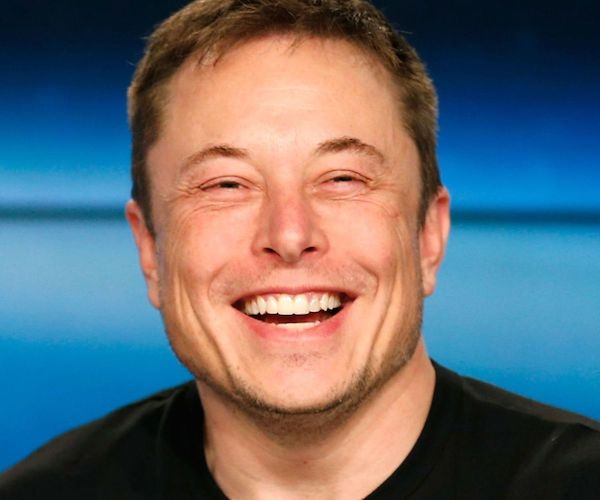
#> input picture mini-project1/images/musk.jpg, 600 x 500 px
$ python bluescreen.py
#> lines starting #> are read from the running program, lines starting #| are printed output that depends on the picture
### mini-project1/simpleimage.py
#!/usr/bin/env python3

"""
Stanford SimpleImage

Written by Nick Parlante, Sonja Johnson-Yu, and Nick Bowman.
 -7/2019  version, has file reading, pix, foreach, hidden get/setpix

SimpleImage Features:
Create image:
  image = SimpleImage.blank(400, 200)   # create new image of size
  image = SimpleImage('foo.jpg')        # create from file

Access size
  image.width, image.height

Get pixel at x,y
  pix = image.get_pixel(x, y)
  # pix is RGB tuple like (100, 200, 0)

Set pixel at x,y
  image.set_pixel(x, y, pix)   # set data by tuple also

Get Pixel object at x,y
  pixel = image.get_pixel(x, y)
  pixel.red = 0
  pixel.blue = 255

Show image on screen
  image.show()

The main() function below demonstrates the above functions as a test.
"""

import sys
# If the following line fails, "Pillow" needs to be installed
from PIL import Image


def clamp(num):
    """
    Return a "clamped" version of the given num,
    converted to be an int limited to the range 0..255 for 1 byte.
    """
    num = int(num)
    if num < 0:
        return 0
    if num >= 256:
        return 255
    return num


class Pixel(object):
    """
    A pixel at an x,y in a SimpleImage.
    Supports set/get .red .green .blue
    and get .x .y
    """
    def __init__(self, image, x, y):
        self.image = image
        self._x = x
        self._y = y

    def __str__(self):
        return 'r:' + str(self.red) + ' g:' + str(self.green) + ' b:' + str(self.blue)

    # Pillow image stores each pixel color as a (red, green, blue) tuple.
    # So the functions below have to unpack/repack the tuple to change anything.

    @property
    def red(self):
        return self.image.px[self._x, self._y][0]

    @red.setter
    def red(self, value):
        rgb = self.image.px[self._x, self._y]
        self.image.px[self._x, self._y] = (clamp(value), rgb[1], rgb[2])

    @property
    def green(self):
        return self.image.px[self._x, self._y][1]

    @green.setter
    def green(self, value):
        rgb = self.image.px[self._x, self._y]
        self.image.px[self._x, self._y] = (rgb[0], clamp(value), rgb[2])

    @property
    def blue(self):
        return self.image.px[self._x, self._y][2]

    @blue.setter
    def blue(self, value):
        rgb = self.image.px[self._x, self._y]
        self.image.px[self._x, self._y] = (rgb[0], rgb[1], clamp(value))

    @property
    def x(self):
        return self._x

    @property
    def y(self):
        return self._y


# color tuples for background color names 'red' 'white' etc.
BACK_COLORS = {
    'white': (255, 255, 255),
    'black': (0, 0, 0),
    'red': (255, 0, 0),
    'green': (0, 255, 0),
    'blue': (0, 0, 255),
}


class SimpleImage(object):
    def __init__(self, filename, width=0, height=0, back_color=None):
        """
        Create a new image. This case works: SimpleImage('foo.jpg')
        To create a blank image use SimpleImage.blank(500, 300)
        The other parameters here are for internal/experimental use.
        """
        # Create pil_image either from file, or making blank
        if filename:
            self.pil_image = Image.open(filename).convert("RGB")
            if self.pil_image.mode != 'RGB':
                raise Exception('Image file is not RGB')
            self._filename = filename  # hold onto
        else:
            if not back_color:
                back_color = 'white'
            color_tuple = BACK_COLORS[back_color]
            if width == 0 or height == 0:
                raise Exception('Creating blank image requires width/height but got {} {}'
                                .format(width, height))
            self.pil_image = Image.new('RGB', (width, height), color_tuple)
        self.px = self.pil_image.load()
        size = self.pil_image.size
        self._width = size[0]
        self._height = size[1]
        self.curr_x = 0
        self.curr_y = 0

    def __iter__(self):
        return self

    def __next__(self):
        if self.curr_x < self.width and self.curr_y < self.height:
            x = self.curr_x
            y = self.curr_y
            self.increment_curr_counters()
            return Pixel(self, x, y)
        else:
            self.curr_x = 0
            self.curr_y = 0
            raise StopIteration()

    def increment_curr_counters(self):
        self.curr_x += 1
        if self.curr_x == self.width:
            self.curr_x = 0
            self.curr_y += 1

    # [9 lines left out: functions blank, file, not called in this run]

    @property
    def width(self):
        """Width of image in pixels."""
        return self._width

    @property
    def height(self):
        """Height of image in pixels."""
        return self._height

    def get_pixel(self, x, y):
        """
        Returns a Pixel at the given x,y, suitable for getting/setting
        .red .green .blue values.
        """
        if x < 0 or x >= self._width or y < 0 or y >= self.height:
            e = Exception('get_pixel bad coordinate x %d y %d (vs. image width %d height %d)' %
                          (x, y, self._width, self.height))
            raise e
        return Pixel(self, x, y)

    # [14 lines left out: functions set_pixel, set_rgb, not called in this run]

    def _get_pix_(self, x, y):
        """Get pix RGB tuple (200, 100, 50) for the given x,y."""
        return self.px[x, y]

    def _set_pix_(self, x, y, pix):
        """Set the given pix RGB tuple into the image at the given x,y."""
        self.px[x, y] = pix

    def show(self):
        """Displays the image using an external utility."""
        self.pil_image.show()

    # [39 lines left out: functions make_as_big_as, main, not called in this run]


# [2 lines that do not run on import are left out]

### mini-project1/bluescreen.py
"""
File: bluescreen.py
--------------------
This program shows an example of "greenscreening" (actually
"bluescreening" in this case).  This is where we replace the
pixels of a certain color intensity in a particular channel
(here, we use blue) with the pixels from another image.
"""


import os
from simpleimage import SimpleImage

# Get the directory where this script is located
SCRIPT_DIR = os.path.dirname(os.path.abspath(__file__))

INTENSITY_THRESHOLD = 1.2  # Lower = more pixels detected as "blue"


def bluescreen(main_filename, back_filename):
    """
    Implements the notion of "bluescreening".  That is,
    the image in the main_filename has its "sufficiently blue"
    pixels replaced with pixel from the corresponding x,y
    location in the image in the file back_filename.
    Returns the resulting "bluescreened" image.
    """
    image = SimpleImage(main_filename)
    back = SimpleImage(back_filename)

    for pixel in image:
        # Calculate average of RGB values
        average = (pixel.red + pixel.green + pixel.blue) / 3
        # Check if pixel is "sufficiently blue"
        # (blue channel is significantly higher than average)
        if pixel.blue > average * INTENSITY_THRESHOLD:
            # Get corresponding pixel from background image
            # Use modulo to handle different image sizes
            back_x = pixel.x % back.width
            back_y = pixel.y % back.height
            back_pixel = back.get_pixel(back_x, back_y)
            # Replace main image pixel with background pixel
            pixel.red = back_pixel.red
            pixel.green = back_pixel.green
            pixel.blue = back_pixel.blue
    return image


def main():
    """
    Run your desired image manipulation functions here.
    You should store the return value (image) and then
    call .show() to visualize the output of your program.
    """
    # Build paths to images
    musk_path = os.path.join(SCRIPT_DIR, 'images', 'musk.jpg')
    flower_path = os.path.join(SCRIPT_DIR, 'images', 'flower.png')

    # Show the original musk image
    original = SimpleImage(musk_path)
#> in __init__, self.pil_image is the input picture: PIL image 600x500 RGB; mean R, G, B 100.1, 105.5, 112.1
    original.show()

    # Demonstrate bluescreen effect
    # Blue background behind Musk will be replaced with flower.png
    result = bluescreen(musk_path, flower_path)
#> call 3 of __init__, with filename = 'mini-project1/images/flower.png', width = 0, height = 0
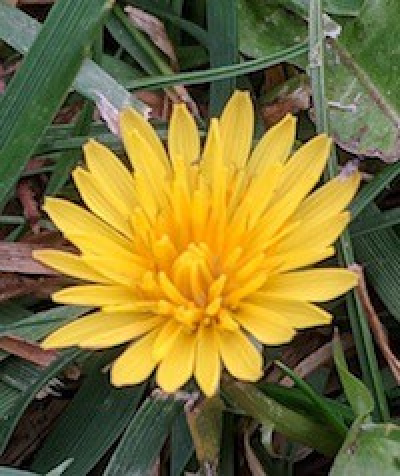
#> input picture mini-project1/images/flower.png, 400 x 476 px
    result.show()
#> in show (call 2), `self.pil_image.show()`:
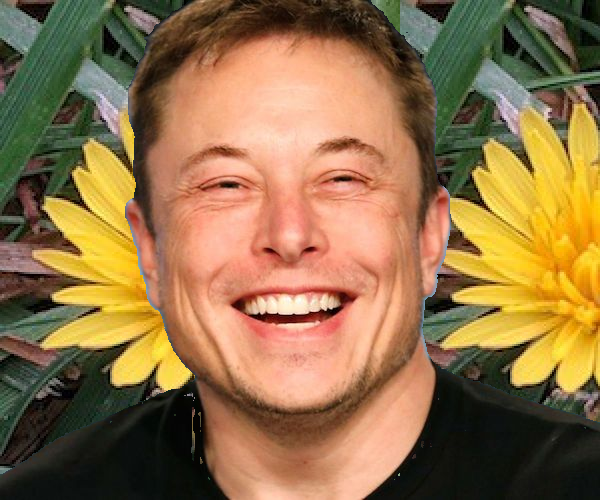
#> shown: PIL image 600x500 RGB; mean R, G, B 145.3, 113.2, 72.9

    # Save output
    output_path = os.path.join(SCRIPT_DIR, 'outputs', 'bluescreen_result.png')
    result.pil_image.save(output_path)


if __name__ == '__main__':
    main()
